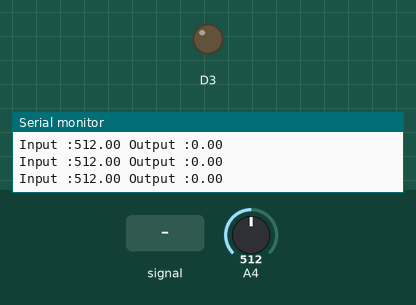
The sketch below on a simulated Arduino Zero (SAMD21). Shown: output pins drawn as LEDs (lit = HIGH), the last lines printed to the serial monitor. The test bench sets the inputs (shaded band); at power-on: A4 = 512 (analog values on the 0–1023 scale).

Above: at 1.2 s.
1.3 s: A4 fed a 2 Hz sine of ±306 counts around its level
At 1.57 s:
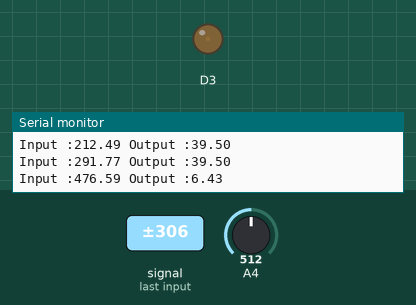
4.3 s: A4 set to 306
At 7.08 s:
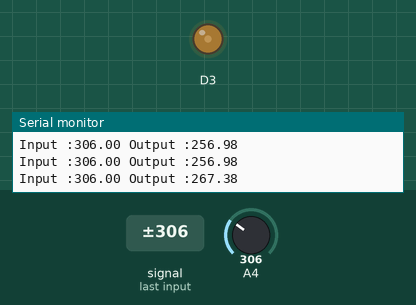
7.3 s: A4 set to 122
10.3 s: A4 set to 420
At 10.63 s:
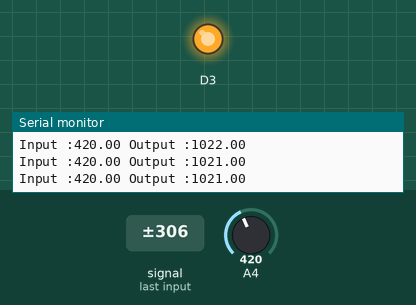
Timing chart, 0 to 14.3 s (numbered marks = the images above; inputs shaded):
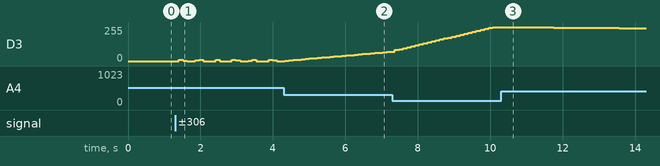

Measured:
- after the input at 1.3 s, D3: 0/255 → 9/255 after 0.11 s, → 1/255 0.11 s later, → 0/255 0.11 s later, → 7/255 0.22 s later, … (17 changes in this stretch)
- after the input at 10.3 s, D3: moves from 255/255 to 246/255 over 3.6 s, starting after 0.11 s

The sketch:

AnalogOutput_valvePID.ino
```cpp
#include <PID_v1.h>

//Define Variables we'll be connecting to
//double Setpoint, Input, Output;
double Kp=0.1;//2;
double Ki=1;//5;
double Kd=0;//1
//double Kp=2;
//double Ki=5;
//double Kd=1;

long adcAverage = 0;
 int aveLength=100;
//Define Variables we'll be connecting to
double Setpoint8bit,Setpoint10bit;
double Input, Output;

//Specify the links and initial tuning parameters
PID myPID(&Input, &Output, &Setpoint10bit,Kp,Ki,Kd, DIRECT);

void setup()
{
  //initialize the variables we're linked to
  Input = analogRead(A4);
  Serial.begin(9600);
  Setpoint8bit = 96;
   Setpoint10bit = 410;
  //pinMode(2,OUTPUT);
  //turn the PID on
  myPID.SetMode(AUTOMATIC);
  //myPID.SetOutputLimits(0, 1024);
}

void loop()
{
  long adcAverage = 0;
 int aveLength=500; //number of AnalogRead in 1 Arduinoloop
  analogReadResolution(10);//quantified in 10 bits 0 to1023
  analogWriteResolution(10);
  myPID.SetOutputLimits(0,1024);
  for(int k=0;k<aveLength;k++){
    Input = analogRead(A4);
    adcAverage+=Input;
  }
  Input = (float)adcAverage/(float)aveLength;

  myPID.Compute();
//  if(Input==0.00 && Output==0.00){
//    loop();
//  }

  analogWrite(3,Output);
  Serial.print("Input :");
  Serial.print(Input);
  Serial.print(" Output :");
  Serial.println(Output);

  //delay(1000);
}
```
